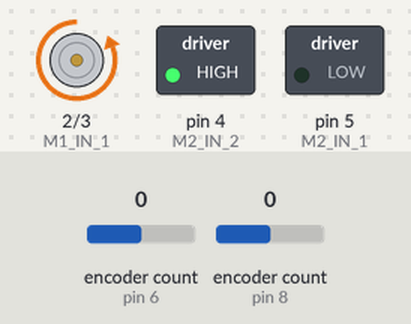
The sketch below on a simulated Arduino Uno, built with avr-gcc and run on an emulated ATmega328P. On the bench: motor-driver pin pairs drawn as motors (green arrow = first pin HIGH = forward, orange = second pin HIGH = backward, longer = more drive), switched loads named in the sketch (green lamp = pin HIGH). The test bench sets the inputs (shaded band); at power-on: encoder count (sensors on pin 6, pin 8) 0. What the sketch prints to the serial monitor is not drawn.

Above: at 2.5 s.
Timing chart, 0 to 4.0 s (numbered marks = the images above):
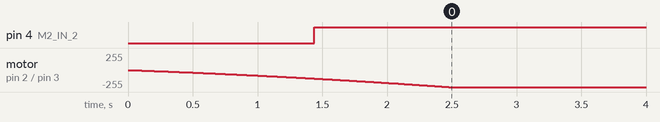

Measured:
- by itself, pin 4 (M2_IN_2): LOW → HIGH at 1.4 s
- by itself, motor on pin 2 (M1_IN_1) / pin 3 (M1_IN_2): moves from stopped to backward 255/255 over 2.5 s

The sketch:

Motor_Control_Functions_Left_and_Right.ino
```cpp
/*  The file with the PID motor controllers  */
#include <Adafruit_MCP3008.h>
#include <Encoder.h>

//  pins assigned to the encoder values
const unsigned int M1_ENC_A = 6;
const unsigned int M2_ENC_A = 8;
const unsigned int M1_ENC_B = 7;
const unsigned int M2_ENC_B = 9;

//add it in for buzzer
const unsigned int BUZZ = 10;

Encoder enc1(M1_ENC_A, M1_ENC_B); //Encoder for Motor 1 (left)
Encoder enc2(M2_ENC_A, M2_ENC_B); //Encoder for Motor 2 (right)

//  motor control pins
const unsigned int M1_IN_1 = 2;   //motor 1 backward
const unsigned int M1_IN_2 = 3;   //motor 1 forward
const unsigned int M2_IN_1 = 5;   //motor 2 backward
const unsigned int M2_IN_2 = 4;   //motor 2 forward

const unsigned int MIN_PWM_VALUE = 0;   //minimum PWM value
const unsigned int MAX_PWM_VALUE = 255; //maximum PWM value not to be exceeded

/*  for use when integrated with the overall code - encoder value will not start at 0  */
const int left_beginning_encoder_value = 0;
const int right_beginning_encoder_value = 0;

/*  Rotary Encoder Values - universal, close enough across all robots */
const float revolution_ticks = 360; //  360 ticks/wheel rotation
const float revolution_distance = 10.5; //  10.5 cm per rotation
const float dist_per_tick = revolution_distance / revolution_ticks; //cm equivalent of the rotary encoder ticks
const float junction_ticks = 15;  //  514.5 ticks per 15 cm

/*  Variable for the test position - position_setpoint to be uniformly incremented with time  */
float test_speed = 20;    //test speed of 23 cm/s
float left_position_setpoint = 0;   //set the left initial position setpoint to zero
float right_position_setpoint = 0;  //set the right initial position setpoint to zero
float last_position_setpoint = 0;

/* global variables to keep the old readings */
float motor_last_time_s = 0;
float left_last_error = 0;
float right_last_error = 0;

/* PID Controller Gains and Global Variables */
//These values of kp, ki and kd are in the process of being tuned
float left_kp = 3;
float left_ki = 1.2;
float left_kd = 0.05;
float right_kp = 3;
float right_ki = 1.2;
float right_kd = 0.05;
//Global variables for P, I, and D terms to retain outside of the main loop
float left_P;
float left_I;
float left_D;
float right_P;
float right_I;
float right_D;


void setup()
{
  Serial.begin(115200);

}

void Motor_Controller(float vel_setpoint_left, float vel_setpoint_right)
{
  float left_beginning_encoder_value = enc1.read(); //this will be at the start of the function
  float right_beginning_encoder_value = enc2.read(); //this will be at the start of the function

  /*  Resetting all global variables for if this isn't made into a header file  */
  motor_last_time_s = 0;
  left_P = 0;
  left_I = 0;
  left_D = 0;
  left_last_error = 0;
  left_position_setpoint = 0;

  right_P = 0;
  right_I = 0;
  right_D = 0;
  right_last_error = 0;
  right_position_setpoint = 0;

  while(1)
  {
    //Current time and encoder readings
    float current_time = micros() ;
    float current_time_s = current_time / 1e6;
    float left_current_encoder_value = enc1.read();    //read the current encoder value

    float right_current_encoder_value = -enc2.read();    //read the current encoder value

    /*  Using adjusted encoder value so that there's no issue if it's been running for a long time  */
    float left_adjusted_encoder_value = left_current_encoder_value - left_beginning_encoder_value;  //again for testing the leat wheel
    float left_position_cm = left_adjusted_encoder_value * dist_per_tick;

    float right_adjusted_encoder_value = right_current_encoder_value - right_beginning_encoder_value;  //again for testing the leat wheel
    float right_position_cm = right_adjusted_encoder_value * dist_per_tick;


    /* Calculating the change in time */
    float delta_time_s = current_time_s - motor_last_time_s;


    /*  Testing the motor controller with the motor 1 (left motor: tired note - left motor is on right side when the robot is upside down)  */
    float left_error_sig = left_position_cm - left_position_setpoint;
    float right_error_sig = right_position_cm - right_position_setpoint;

    left_P = left_error_sig;
    left_I = left_I + (left_error_sig * delta_time_s);
    left_D =  (left_error_sig - left_last_error) / delta_time_s;  //check to make sure that delta s isn't too large or too small - might be useless if too long or too short
    left_last_error = left_error_sig;

    right_P = right_error_sig;
    right_I = right_I + (right_error_sig * delta_time_s);
    right_D =  (right_error_sig - right_last_error) / delta_time_s;  //check to make sure that delta s isn't too large or too small - might be useless if too long or too short
    right_last_error = right_error_sig;

    float left_motor_control_sig = left_P * left_kp + left_I * left_ki + left_D * left_kd;
    float right_motor_control_sig = right_P * right_kp + right_I * right_ki + right_D * right_kd;

    float leftPWM = -left_motor_control_sig;
    float rightPWM = -right_motor_control_sig;

    /* Ensure that the PWM values are within the 0 to 255 range */
    if (leftPWM > MAX_PWM_VALUE) {
      leftPWM = MAX_PWM_VALUE;
    }
    if (leftPWM < 0) {
      leftPWM = 0;
    }

    if (rightPWM > MAX_PWM_VALUE) {
      rightPWM = MAX_PWM_VALUE;
    }
    if (rightPWM < 0) {
      rightPWM = 0;
    }

    /* Setting the updated values for the next loop iteratin - Ramping position to match desired velocity, updating the last_time reading */
    float left_position_increment = vel_setpoint_left * delta_time_s;  //ramp position to match desired left velocity
    float right_position_increment = vel_setpoint_right * delta_time_s; //ramp position to match desired right velocity

    float left_new_position_setpoint = left_position_setpoint + left_position_increment;
    float right_new_position_setpoint = right_position_setpoint + right_position_increment;
    left_position_setpoint = left_new_position_setpoint;
    right_position_setpoint = right_new_position_setpoint;

    motor_last_time_s = current_time_s;
    Serial.print(left_position_setpoint); Serial.print("\t");  //printing out position setpoint to ensure that it's incrementing
    Serial.print(left_position_cm); Serial.print("\t");
    Serial.print(left_error_sig); Serial.print("\t");
    Serial.print(leftPWM); Serial.print("\t");


    Serial.print(right_position_setpoint); Serial.print("\t");  //printing out position setpoint to ensure that it's incrementing
    Serial.print(right_position_cm); Serial.print("\t");
    Serial.print(right_error_sig); Serial.print("\t");
    Serial.print(rightPWM); Serial.print("\t");
    Serial.println();

    PID_Motor_Control(leftPWM, rightPWM);
  }

}

void PID_Motor_Control(float left, float right)   //just testing the left in this code for now
{
  analogWrite(M1_IN_1, 0);
  analogWrite(M1_IN_2, left);
  analogWrite(M2_IN_1, 0);
  analogWrite(M2_IN_2, right);
}

void loop() {

  Motor_Controller(23,23);    //testing the same speed
  //Motor_Controller(23,30);  //testing different speeds

}
```
